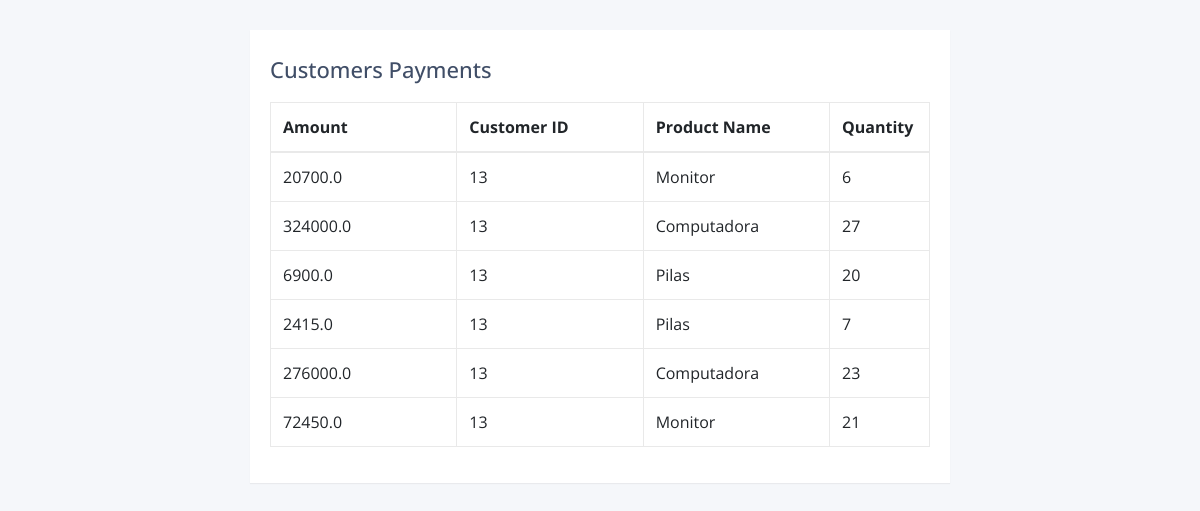
Screenshot of /payment_customer/13/detail/ with the database file from the repository.
### customers/models.py (models this page shows, shortened)
class Payment_Customer(models.Model):
    amount = models.FloatField()
    customer_id =  models.ForeignKey(Customer, on_delete=models.CASCADE)
    product_name  = models.CharField(max_length=20)
    quantity = models.IntegerField()
    def __str__(self):
        print(type(self.amount))
        print(type(self.customer_id))
        print(type(self.product_name))
        print(type(self.quantity))
        return "%f %s %i" % (self.amount,self.product_name,self.quantity)

class Customer(models.Model):
    name = models.CharField(max_length=20)
    paternal_surname = models.CharField(max_length=20)
    email = models.EmailField(unique=True)

### customers/views.py (the view)
# urls.py: path('payment_customer/<int:pk>/detail/', views.payment_customer_list, name='payment_customer_list'),
def payment_customer_list(request,pk, template_name='customers/payment_customer_list.html'):
    payment_customer = Payment_Customer.objects.filter(customer_id=pk)
    print(payment_customer)
    data = {}
    data['payment_customer_list'] = payment_customer
    return render(request, template_name, data)

### customers/templates/customers/payment_customer_list.html (shortened to what this page needs)
<!DOCTYPE html>
<html lang="en">
<head>
<link rel="stylesheet" href="https://stackpath.bootstrapcdn.com/bootstrap/4.5.0/css/bootstrap.min.css">
<link rel="stylesheet" href="https://maxcdn.bootstrapcdn.com/font-awesome/4.7.0/css/font-awesome.min.css">
</head>
<body>
<div class="container-lg">
    <div class="table-responsive">
        <div class="table-wrapper">
            <div class="table-title">
                <div class="row">
                    <div class="col-sm-8"><h2>Customers Payments</h2></div>
                    <div class="col-sm-4">
                    </div>
                </div>
            </div>
            <table class="table table-bordered">
                <thead>
                    <tr>
                        <th>Amount</th>
                        <th>Customer ID</th>
                        <th>Product Name</th>
                        <th>Quantity</th>
                    </tr>
                </thead>
                <tbody>
                    {% for customer_payment in payment_customer_list %}
                    <tr>
                        <td>{{customer_payment.amount}}</td>
                        <td>{{customer_payment.customer_id.id}}</td>
                        <td>{{customer_payment.product_name}}</td>
                        <td>{{customer_payment.quantity}}</td>
                    </tr>
                    {% endfor %}
                </tbody>
            </table>
        </div>
    </div>
</div>
</body>
</html>

### customers/templates/customers/payment_customer_list.html (style rules this page uses)
body { color: #404E67; background: #F5F7FA; font-family: 'Open Sans', sans-serif; }
.table-wrapper { width: 700px; margin: 30px auto; background: #fff; padding: 20px; box-shadow: 0 1px 1px rgba(0,0,0,.05); }
.table-title { padding-bottom: 10px; margin: 0 0 10px; }
.table-title h2 { margin: 6px 0 0; font-size: 22px; }
table.table { table-layout: fixed; }
table.table tr th, table.table tr td { border-color: #e9e9e9; }
table.table th:last-child { width: 100px; }

### rows the page displays
Payment_Customer: amount "20700.0", customer_id.id "13", product_name "Monitor", quantity "6"
Payment_Customer: amount "324000.0", customer_id.id "13", product_name "Computadora", quantity "27"
Payment_Customer: amount "6900.0", customer_id.id "13", product_name "Pilas", quantity "20"
Payment_Customer: amount "2415.0", customer_id.id "13", product_name "Pilas", quantity "7"
Payment_Customer: amount "276000.0", customer_id.id "13", product_name "Computadora", quantity "23"
Payment_Customer: amount "72450.0", customer_id.id "13", product_name "Monitor", quantity "21"
